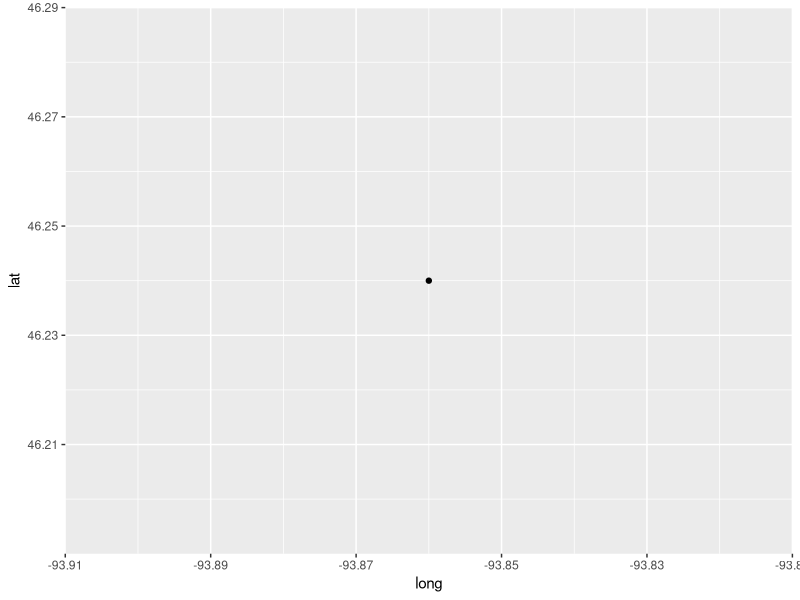

Generate this figure with R:
## ---- chunk 1

# Create a point
data <- data.frame(lat  = 46.24, long = -93.86) 
                     
## ---- chunk 2
library(tidyverse)

# Create a point
data <- data.frame(lat = 46.24, long = -93.86) 

# X/Y scatterplot
ggplot(data, aes(y = lat, x = long)) + geom_point()
                     
